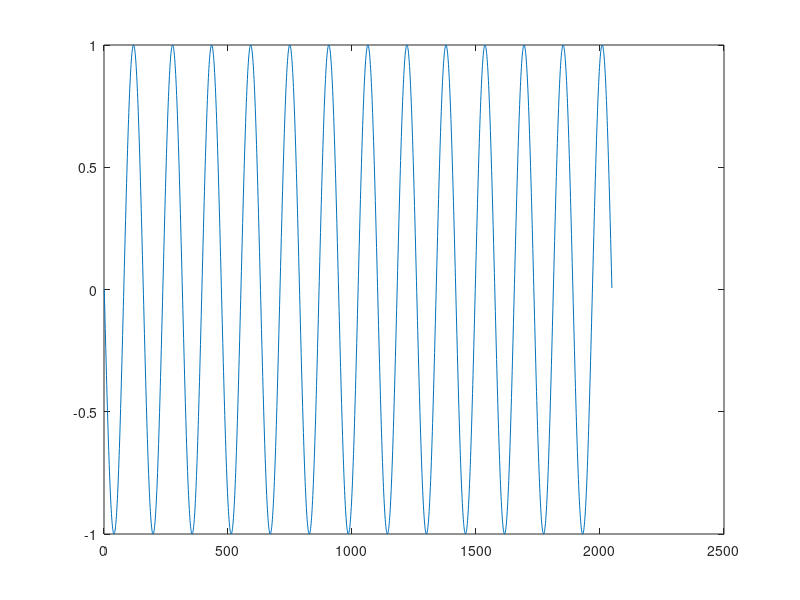

The MATLAB script that drew this image: (Note: this script raises an error after producing the figure.)
a=-pi:0.0399:25*pi;         
A=sin(a(1:2048));           % sin wave

b=-2000*pi:1:2000*pi;
B=sin(b(1:2048));           % different sin wave

C = rand(1,2048);           % random numbers

D = ones(1,2048);           % flat line

E = (1:2048);               % line with gradient = 1

F = [1:0.5:255,256:2:1620,1620.5:0.5:2048];  % non-straight line with gradient approx = 1

G = [1:512,(200*ones(1,1023)),512:1024];   % very messy line with gradient approx = 0.5

Z = A;          % Change Z = A or B or C etc depending on what data you want to run

plot (Z)


for d=0:9, % i.e. 2^9=512
				m=2^d;
				fractaldataRD(d+1,1)=m;
				binned=reshape(Z,m,(size(Z,2)/m));
				sigbin=mean(binned,1); %binning consecutive values

				SD_bin=std(sigbin,1); %normalise by N not N-1
				meanbin=mean(sigbin);
						
				RD=SD_bin/meanbin; % % for current bin size
			 	fractaldataRD(d+1,2) = RD;

				clear binned;
				clear sigbin;
				clear meanbin;
				clear SD_bin;
				clear RD;
			
			    d=d+1;	
end


FD_RDfast = fractaldataRD(1:4,:); % 1st 4 points used in FDfast fit
			FD_RDslow = fractaldataRD(5:9,:); % 1ast 5 points used in FDslow fit
            FD_RDall = fractaldataRD; % % MAW_Feb2010 - all RD time points
            

            % Perform fast and slow (and all) component assessment
            
            xmfast=log10(FD_RDfast(:,1));
			ymfast=log10(FD_RDfast(:,2));
			xmslow=log10(FD_RDslow(:,1));
			ymslow=log10(FD_RDslow(:,2));
            xmall=log10(FD_RDall(:,1)); % % MAW_Feb2010
            ymall=log10(FD_RDall(:,2)); % % MAW_Feb2010
            
fit=robustfit(xmall,ymall);
alpha=fit(2,1);
RD=1-alpha;
H_RD=alpha-1;

%% Power spetrum

TR=0.25;

Yps=fft(Z, 2048);       % % FFT of temporal time points
			Pps=abs(Yps).^2;        % % Power = signal squared
			freq=(1/(TR))*((1:1024)/2048);  %up to nyquist freq.
			LA=log10(Pps);
			LA=LA(1,1:1024);
			LF=log10(freq);

			[fits, statsPS]=robustfit(LF,LA);

%  Beta sorting for different freq spectra.  I.e one decays as it should, one rises ... etc.

			beta=fits(2,1);
			beta=-beta;
			hurst=(beta+1)/2; %assuming fBn not fBm  % % actually, this fits for fGn (which is fBm)
			PS=2-hurst;	  %by selecting D=2- not 1-, scales similarly with RD.
				          %usually calculated as 2- from article.
            H_PS=hurst;
                          
%%

PS
RD
